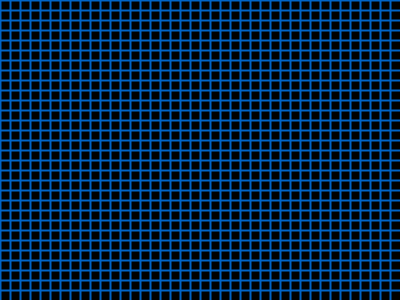
Frame 1 (no input)
Frame 60 (the mouse pressed at the canvas centre just before this capture): identical to frame 1, image omitted
Frame 120 (the mouse held since frame 60 and released just before this capture): identical to frame 1, image omitted

The Processing sketch that drew this single still picture (run headless with seeded random() and noise(); from frame 60 on, the mouse is pressed at the canvas centre):

// Processing sketch: for_
// ── for_.pde
float x = 0;
float y = 0;

void setup() {
  size(400, 300);
}

void draw() {
  background(0);

  stroke (0, 100, 200);
  strokeWeight(2);

/*
  x = 0; // 1) início da condicional
  while (x < width) { // 2) condição booleana
    line (x, 0, x, height); //4) desenhe a linha
    x += 20; // 3) operação de incremento
  }

  y = 0;
  while (y < height) {
    line (0, y, width, y);
    y += 20;
  }
*/

  //  1)         2)         3)
  for(int x = 0; x < width; x += 10) {
   line(x, 0, x, height); // 4)
  }
  
  for(int y = 0; y < height; y += 10) {
    line(0, y, width, y); 
  }

}
